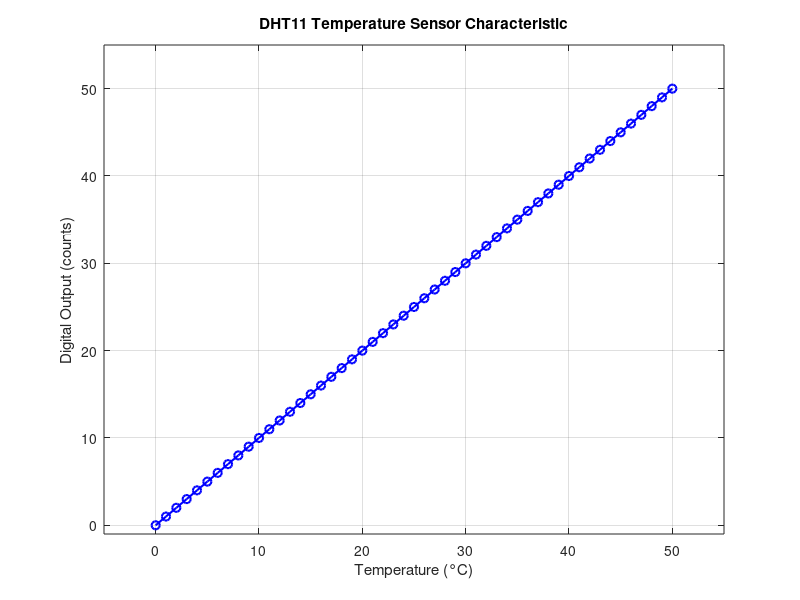

Write MATLAB code to recreate this figure.
% The DHT11 outputs a digital value corresponding to the integer part of
% the temperature in degrees Celsius. This model simulates that behaviour.

% Temperature range (0°C to 50°C, step 1°C)
T = 0:1:50;

% Digital output: integer part of temperature
digital_out = floor(T);   % DHT11 resolution is 1°C

% Plot characteristic
figure;
plot(T, digital_out, 'bo-', 'LineWidth', 1.5);
xlabel('Temperature (°C)');
ylabel('Digital Output (counts)');
title('DHT11 Temperature Sensor Characteristic');
grid on;
axis([-5 55 -1 55]);

% Optional: Function to convert temperature to DHT11 digital value
% (useful for simulation in a larger system)
digital_value = @(temp) floor(temp);

% Example: At 23.7°C, the DHT11 would output 23
fprintf('At 23.7°C, DHT11 output: %d\n', digital_value(23.7));
